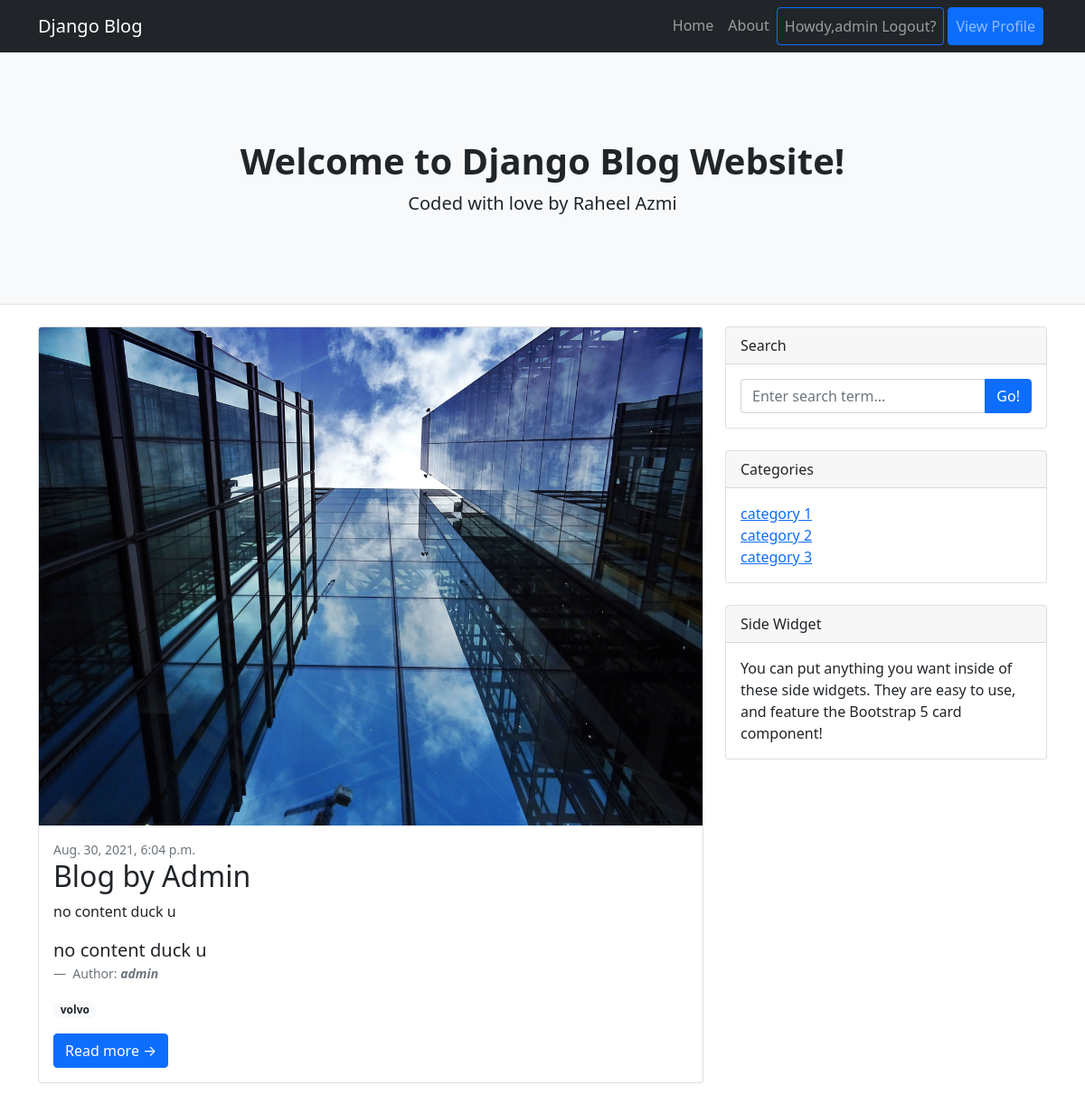
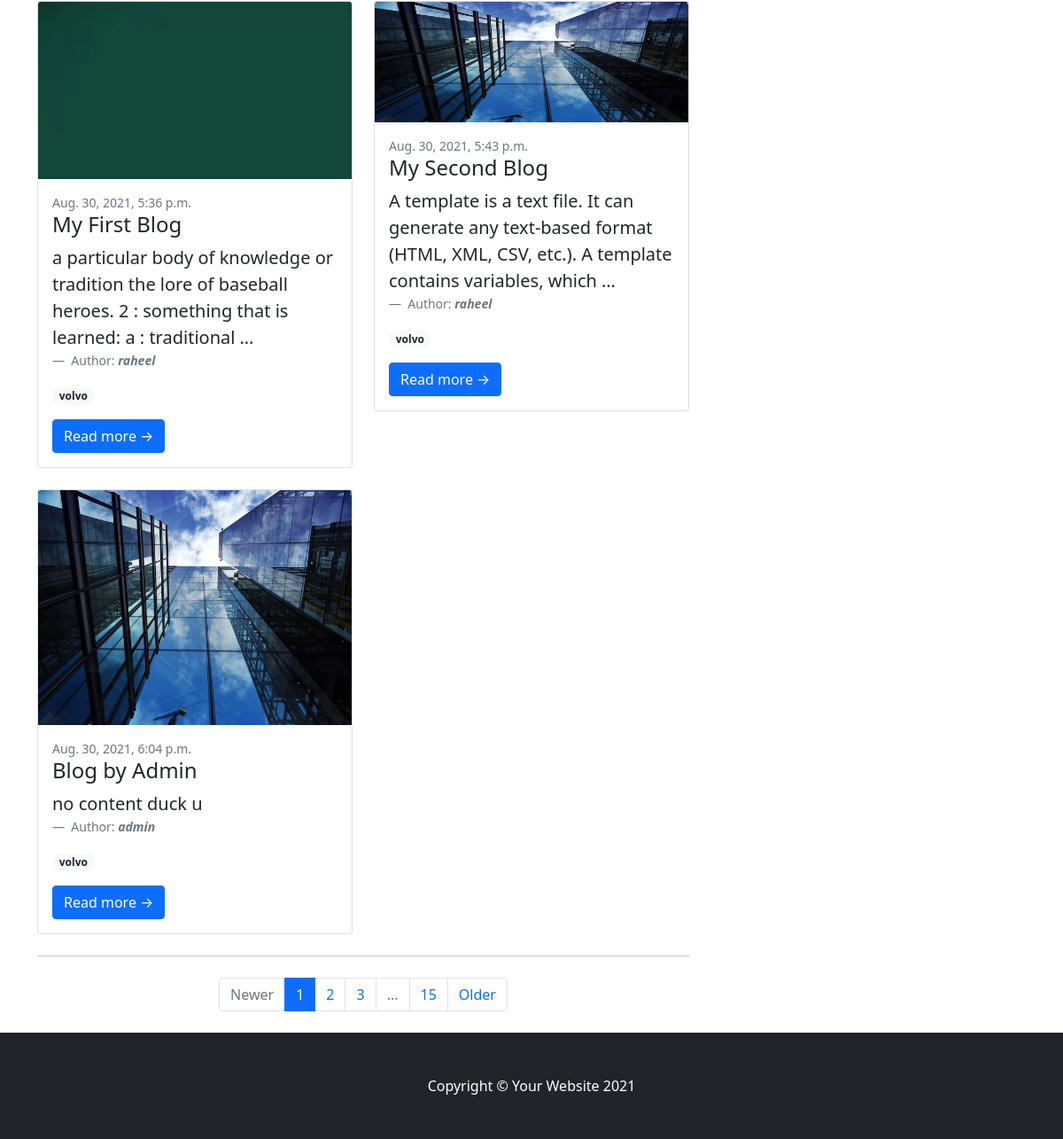
The app's page / (signed in) with its own data (2 pictures, top to bottom).
### djangoblog/models.py (models this page shows)
class blog(models.Model):
    title= models.CharField(max_length=30,null=True)
    desc = models.CharField(max_length=2000,null=True)
    category = models.CharField(max_length=30,null=True)
    date = models.DateTimeField(auto_now_add=True,null=True)
    photo = models.FileField(upload_to='images/', null=True, verbose_name="")
    username = models.CharField(max_length=30,null=True)
    userid = models.CharField(max_length=30,null=True)

class categories(models.Model):
    catname = models.CharField(max_length=30)

### djangoblog/views.py (the view)
# urls.py: path('', views.index, name= "Index"),
def index(req):
    firstblog = blog.objects.all().last()
    allblogs = blog.objects.all()
    allcategories = categories.objects.all()
    return render(req, 'index.html',{'cat':allcategories,'blogs':allblogs,'firstblog':firstblog})

### templates/index.html
{% extends 'base.html' %}
{% block pagecontent %}
 <header class="py-5 bg-light border-bottom mb-4">
            <div class="container">
                <div class="text-center my-5">
                    <h1 class="fw-bolder">Welcome to Django Blog Website!</h1>
                    <p class="lead mb-0">Coded with love by Raheel Azmi</p>
                </div>
            </div>
        </header>
        <div class="container">
            <div class="row">
                <div class="col-lg-8">
                    <div class="card mb-4">
                        <a href="#"><img class="card-img-top" src={{firstblog.photo}} alt="..." /></a>
                        <div class="card-body">
                            <div class="small text-muted">{{firstblog.date}}</div>
                            <h2 class="card-title">{{firstblog.title}}</h2>
                            <p class="card-text">{{firstblog.desc|truncatewords:21}}</p>
                             <figure>
                                        <blockquote class="blockquote">
                                           <p class="card-text">{{firstblog.desc|truncatewords:21}}</p>
                                        </blockquote>
                                        <figcaption class="blockquote-footer">
                                            Author: <cite title="Source Title"><b>{{firstblog.username}}</b></cite>
                                        </figcaption>
                                            <span class="badge rounded-pill bg-light text-dark">{{firstblog.category}}</span>
                                        </figure>
                            <a class="btn btn-primary" href="#!">Read more →</a>
                        </div>
                    </div>
                        <div class="row">
                    {%for blog in blogs %}
                            <div class="col-lg-6">
                                <div class="card mb-4">
                                    <a href="#!"><img class="card-img-top" src={{blog.photo}} alt="..." /></a>
                                    <div class="card-body">
                                        <div class="small text-muted">{{blog.date}}</div>
                                        <h2 class="card-title h4">{{blog.title}}</h2>
                                        <figure>
                                        <blockquote class="blockquote">
                                           <p class="card-text">{{blog.desc|truncatewords:21}}</p>
                                        </blockquote>
                                        <figcaption class="blockquote-footer">
                                            Author: <cite title="Source Title"><b>{{blog.username}}</b></cite>
                                        </figcaption>
                                            <span class="badge rounded-pill bg-light text-dark">{{blog.category}}</span>
                                        </figure>
                                        <a class="btn btn-primary" href="#!">Read more →</a>
                                    </div>
                                </div>
                            </div>
                    {%endfor%}
                        </div>
                    <nav aria-label="Pagination">
                        <hr class="my-0" />
                        <ul class="pagination justify-content-center my-4">
                            <li class="page-item disabled"><a class="page-link" href="#" tabindex="-1" aria-disabled="true">Newer</a></li>
                            <li class="page-item active" aria-current="page"><a class="page-link" href="#!">1</a></li>
                            <li class="page-item"><a class="page-link" href="#!">2</a></li>
                            <li class="page-item"><a class="page-link" href="#!">3</a></li>
                            <li class="page-item disabled"><a class="page-link" href="#!">...</a></li>
                            <li class="page-item"><a class="page-link" href="#!">15</a></li>
                            <li class="page-item"><a class="page-link" href="#!">Older</a></li>
                        </ul>
                    </nav>
                </div>
                <div class="col-lg-4">
                    <div class="card mb-4">
                        <div class="card-header">Search</div>
                        <div class="card-body">
                            <div class="input-group">
                                <input class="form-control" type="text" placeholder="Enter search term..." aria-label="Enter search term..." aria-describedby="button-search" />
                                <button class="btn btn-primary" id="button-search" type="button">Go!</button>
                            </div>
                        </div>
                    </div>
                    <div class="card mb-4">
                        <div class="card-header">Categories</div>
                        <div class="card-body">
                            <div class="row">
                                <div class="col-sm-12">
                                    <ul class="list-unstyled mb-0">
                                        {%for cats in cat%}
                                            <li><a href="#">{{cats.catname}}</a></li>
                                        {% endfor %}
                                    </ul>
                                </div>
                            </div>
                        </div>
                    </div>
                    <div class="card mb-4">
                        <div class="card-header">Side Widget</div>
                        <div class="card-body">You can put anything you want inside of these side widgets. They are easy to use, and feature the Bootstrap 5 card component!</div>
                    </div>
                </div>
            </div>
        </div>
{% endblock pagecontent %}

### templates/base.html (shortened to what this page needs)
{% load static %}
<!DOCTYPE html>
<html lang="en">
    <head>
        <link href="{% static 'css/styles.css' %}" rel="stylesheet" />
    </head>
    <body>
        <nav class="navbar navbar-expand-lg navbar-dark bg-dark">
            <div class="container">
                <a class="navbar-brand" href="/">Django Blog</a>
                <div class="collapse navbar-collapse" id="navbarSupportedContent">
                    <ul class="navbar-nav ms-auto mb-2 mb-lg-0">
                        <li class="nav-item"><a class="nav-link" href="/">Home</a></li>
                        <li class="nav-item"><a class="nav-link" href="#!">About</a></li>
                         {% if user.is_authenticated %}
                            <li><a class="nav-link btn btn-outline-primary" href="/logout">Howdy,{{user.username}} Logout?</a></li>
                            <li class="nav-item mx-1"><a class="nav-link btn btn-primary" href="/profile/{{user.id}}">View Profile</a></li>
                            {% else %}
                                <li class="nav-item mx-1"><a class="nav-link btn btn-primary" href="/login">Login</a></li>
                                <li class="nav-item"><a class="nav-link btn btn-outline-primary" href="/signup">Create An Account</a></li>
                        {% endif %}
                    </ul>
                </div>
            </div>
        </nav>
     {% block pagecontent %}{% endblock pagecontent %}
        <footer class="py-5 bg-dark">
            <div class="container"><p class="m-0 text-center text-white">Copyright &copy; Your Website 2021</p></div>
        </footer>
    </body>
</html>

### records on screen
blog: photo (picture), date "Aug. 30, 2021, 6:04 p.m.", title "Blog by Admin", desc "no content duck u", username "admin", category "volvo"
blog: photo (picture), date "Aug. 30, 2021, 5:36 p.m.", title "My First Blog", desc "a particular body of knowledge or tradition the lore of baseball heroes. 2 : something that is learned: a : traditional …", username "raheel", category "volvo"
blog: shows a picture, date "Aug. 30, 2021, 5:43 p.m.", title "My Second Blog", desc "A template is a text file. It can generate any text-based format (HTML, XML, CSV, etc.). A template contains variables, which …", username "raheel", category "volvo"
categories: catname "category 1"
categories: catname "category 2"
categories: catname "category 3"

### other values on screen
{{ user.username }} "admin"
